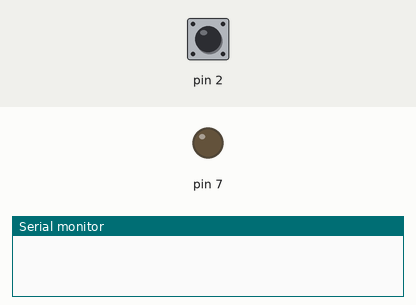
Bench run of a sketch on a simulated Arduino Uno, built with avr-gcc and run on an emulated ATmega328P. Parts: output pins drawn as LEDs (lit = HIGH), the last lines printed to the serial monitor. Inputs (shaded band) come from the test bench; at power-on: pin 2 HIGH.

Above: at 1.2 s.
1.3 s: pin 2 pulled LOW for 0.15 s
At 1.38 s:
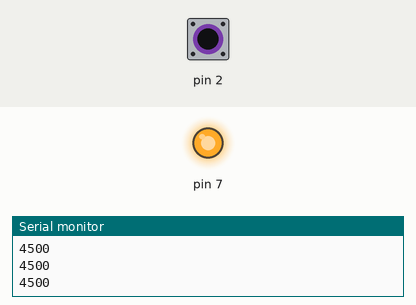
Timing chart, 0 to 4.3 s (numbered marks = the images above; inputs shaded):
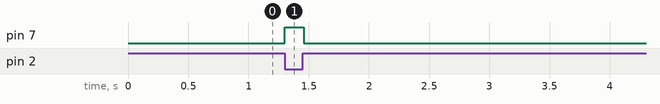

The sketch:

lick_ephys.ino
```cpp
#include <CapacitiveSensor.h>

CapacitiveSensor cs = CapacitiveSensor (4, 2);
long th = 500;


void setup() {
  // put your setup code here, to run once:
  Serial.begin(9600);
  pinMode(7,OUTPUT);

}

void loop() {
  // put your main code here, to run repeatedly:

        long val = cs.capacitiveSensor(30);

        if (val >= th) {

        digitalWrite(7,HIGH);
        Serial.println(val);
        delay(20); //the amount of time the light is on (milliseconds)
        digitalWrite(7,LOW);


    }
}
```

Measured:
- after the input at 1.3 s, pin 7: LOW → HIGH at once, → LOW 0.16 s later
